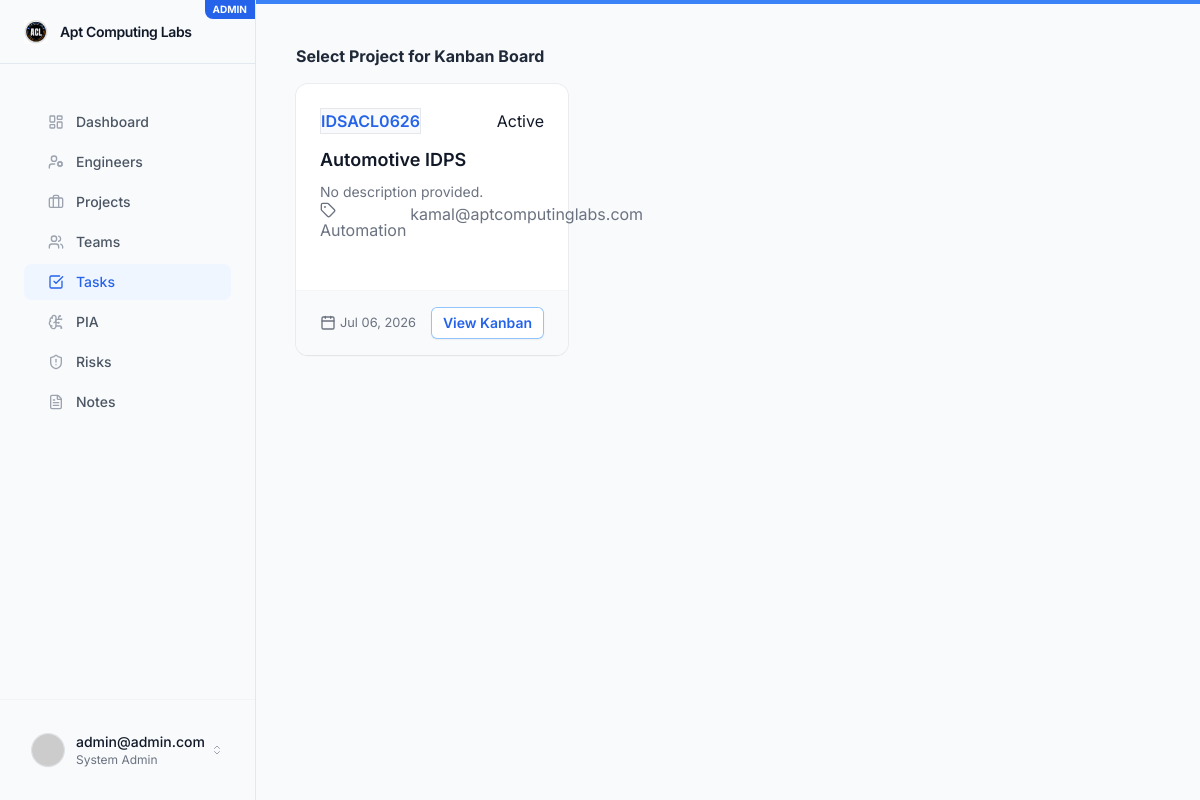
The app's page /tasks/kanban/ (signed in), older data.
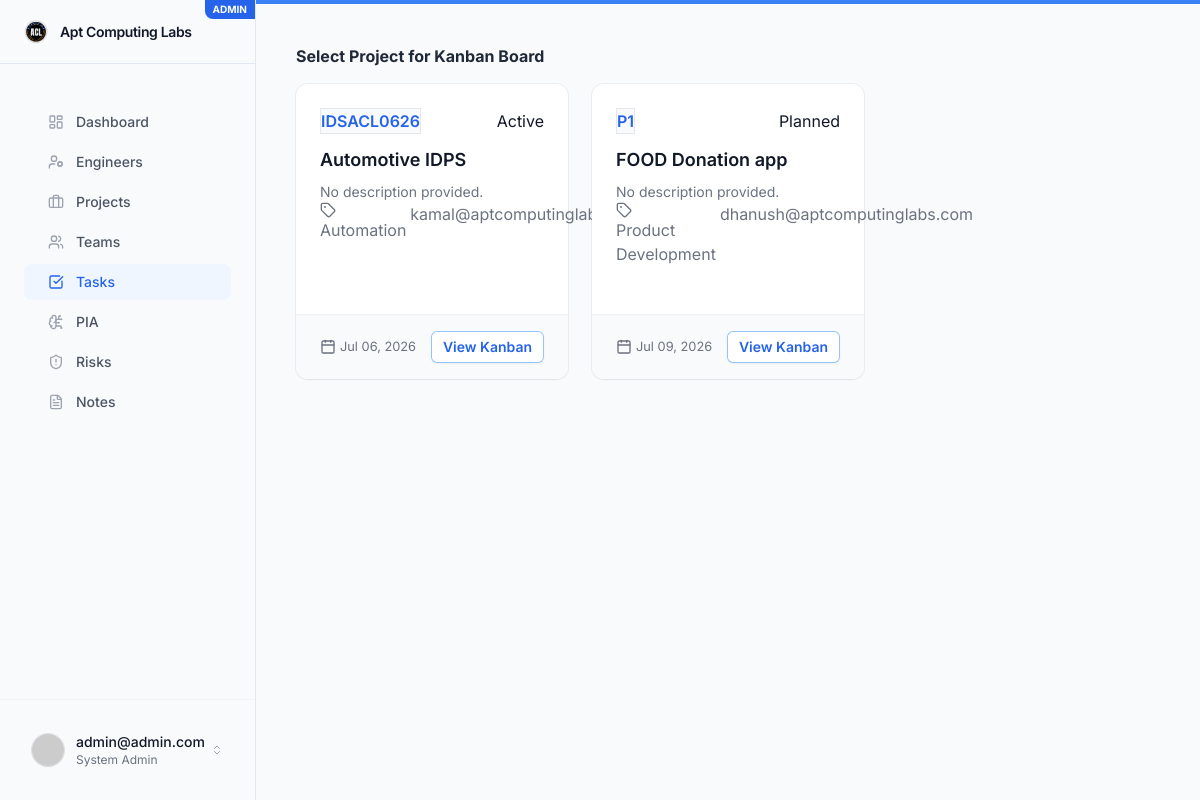
The same page, newer data.
### projects/models.py (models this page shows, shortened)
class Project(BaseModel):
    PROJECT_TYPES = [
        ('AUTOMATION', 'Automation'),
        ('PRODUCT', 'Product Development'),
        ('SECURITY', 'Cyber Security'),
        ('AI', 'AI Platform'),
        ('RESEARCH', 'Research'),
        ('INTERNAL', 'Internal'),
        ('AGENTIC_AI', 'Agentic AI'),
        ('AUTOMOTIVE', 'Automotive'),
    ]
    STATUS_CHOICES = [
        ('PLANNED', 'Planned'),
        ('ACTIVE', 'Active'),
        ('ON_HOLD', 'On Hold'),
        ('COMPLETED', 'Completed'),
        ('CANCELLED', 'Cancelled'),
    ]
    PRIORITY_CHOICES = [
        ('CRITICAL', 'Critical'),
        ('HIGH', 'High'),
        ('MEDIUM', 'Medium'),
        ('LOW', 'Low'),
    ]
    name = models.CharField(max_length=255)
    code = models.CharField(max_length=50, unique=True)
    description = models.TextField(blank=True)
    client = models.CharField(max_length=255, blank=True)
    category = models.CharField(max_length=100, blank=True)
    project_type = models.CharField(max_length=20, choices=PROJECT_TYPES)
    start_date = models.DateField(null=True, blank=True)
    end_date = models.DateField(null=True, blank=True)
    status = models.CharField(max_length=20, choices=STATUS_CHOICES, default='PLANNED')
    priority = models.CharField(max_length=20, choices=PRIORITY_CHOICES, default='MEDIUM')
    budget = models.DecimalField(max_digits=12, decimal_places=2, null=True, blank=True)
    github_url = models.URLField(blank=True, null=True, help_text="Link to GitHub repository")
    gdrive_url = models.URLField(blank=True, null=True, help_text="Link to Google Drive folder (containing Requirement, Design, Implementation, Testing, Deployment)")
    owner = models.ForeignKey(settings.AUTH_USER_MODEL, on_delete=models.SET_NULL, null=True, related_name='owned_projects')
    team = models.ForeignKey('teams.Team', on_delete=models.SET_NULL, null=True, blank=True, related_name='projects')
    attachments = GenericRelation('core.Attachment')
    def __init__(self, *args, **kwargs):
        super().__init__(*args, **kwargs)
        self._original_state = self._get_current_state()
    def _get_current_state(self):
        return {
            'name': self.__dict__.get('name'),
            'status': self.__dict__.get('status'),
            'priority': self.__dict__.get('priority'),
            'owner_id': self.__dict__.get('owner_id'),
            'budget': self.__dict__.get('budget'),
            'start_date': self.__dict__.get('start_date'),
            'end_date': self.__dict__.get('end_date'),
        }

### core/models.py (models this page shows, shortened)
class BaseModel(models.Model):
    id = models.BigAutoField(primary_key=True)
    uuid = models.UUIDField(default=uuid.uuid4, editable=False, unique=True)
    created_at = models.DateTimeField(auto_now_add=True)
    updated_at = models.DateTimeField(auto_now=True)
    created_by = models.ForeignKey('core.User', on_delete=models.SET_NULL, null=True, blank=True, related_name="%(app_label)s_%(class)s_created")
    updated_by = models.ForeignKey('core.User', on_delete=models.SET_NULL, null=True, blank=True, related_name="%(app_label)s_%(class)s_updated")
    is_active = models.BooleanField(default=True)
    class Meta:
        abstract = True

class User(AbstractUser, BaseModel):
    username = None # Remove username field
    email = models.EmailField(_('email address'), unique=True)
    roles = models.ManyToManyField(Role, blank=True, related_name='users')
    team = models.ForeignKey('teams.Team', on_delete=models.SET_NULL, null=True, blank=True, related_name='team_users')
    avatar = models.ImageField(upload_to='avatars/', null=True, blank=True)
    interested_topics = models.CharField(max_length=255, blank=True, help_text="Comma-separated topics of interest")
    daily_news_cache = models.JSONField(default=list, blank=True)
    news_last_fetched = models.DateField(null=True, blank=True)
    USERNAME_FIELD = 'email'
    REQUIRED_FIELDS = []
    objects = CustomUserManager()

### tasks/views.py (the view)
# urls.py: path('kanban/', views.kanban_board, name='tasks_kanban'),
@login_required
def kanban_board(request):
    project_id = request.GET.get('project_id')
    if project_id:
        from projects.models import Project
        project = get_object_or_404(Project, pk=project_id)
        tasks = Task.objects.filter(project=project)
        context = {
            'project': project,
            'backlog': tasks.filter(status='BACKLOG'),
            'planned': tasks.filter(status='PLANNED'),
            'in_progress': tasks.filter(status='IN_PROGRESS'),
            'in_review': tasks.filter(status='IN_REVIEW'),
            'testing': tasks.filter(status='TESTING'),
            'blocked': tasks.filter(status='BLOCKED'),
            'completed': tasks.filter(status='COMPLETED'),
            'can_create_task': can_create_task(request.user),
        }
        return render(request, 'tasks/kanban.html', context)
    else:
        from projects.models import Project
        projects = Project.objects.all()
        return render(request, 'tasks/kanban_projects.html', {'projects': projects})

### ai_assistant/permissions.py (called while the page is built)
def is_pia_system_admin(user):
    if not user.is_authenticated:
        return False
    if user.is_staff or user.is_superuser:
        return True
    return user.roles.filter(name='System Admin').exists()

### ai_assistant/templatetags/pia_permissions.py (called while the page is built)
@register.filter
def is_pia_system_admin_user(user):
    return is_pia_system_admin(user)

### templates/tasks/kanban_projects.html (shortened to what this page needs)
{% extends 'base.html' %}
{% block content %}
<div class="flex justify-between items-center mb-4">
    <h2 class="h3 mb-0 text-gray-800 font-bold">Select Project for Kanban Board</h2>
</div>
<div class="grid grid-cols-1 md:grid-cols-2 lg:grid-cols-3 gap-6">
    {% for project in projects %}
    <div class="flex flex-col">
        <div class="bg-white shadow-soft ring-1 ring-gray-900/5 rounded-xl flex flex-col h-full">
            <div class="p-6 flex-1">
                <div class="flex justify-between items-center mb-3">
                    <span class="badge bg-gray-50 text-brand-600 border font-semibold">{{ project.code }}</span>
                    <span class="badge {% if project.status == 'ACTIVE' %}bg-success{% elif project.status == 'PLANNED' %}bg-info{% elif project.status == 'ON_HOLD' %}bg-warning text-dark{% elif project.status == 'CANCELLED' %}bg-danger{% else %}bg-secondary{% endif %}">
                        {{ project.get_status_display }}
                    </span>
                </div>
                <h5 class="text-lg font-semibold text-gray-900 mb-2">{{ project.name }}</h5>
                <p class="text-sm text-gray-500 mt-2 line-clamp-2">
                    {{ project.description|default:"No description provided."|safe }}
                </p>
                <div class="mb-6">
                    <div class="flex justify-between small text-gray-500 mb-4">
                        <span><i data-lucide="tag" class="w-4 h-4 mr-1"></i>{{ project.get_project_type_display }}</span>
                        <span>{{ project.owner.email|default:"Unassigned" }}</span>
                    </div>
                </div>
            </div>
            <div class="border-t border-gray-100 px-6 py-4 bg-gray-50 rounded-b-xl mt-auto">
                <div class="flex justify-between items-center">
                    <small class="text-gray-500 flex items-center"><i data-lucide="calendar" class="w-4 h-4 mr-1"></i>{{ project.start_date|date:"M d, Y"|default:"TBD" }}</small>
                    <a href="{% url 'tasks_kanban' %}?project_id={{ project.pk }}" class="inline-flex items-center justify-center rounded-md bg-white px-3 py-1.5 text-sm font-semibold text-brand-600 shadow-sm ring-1 ring-inset ring-brand-300 hover:bg-brand-50 transition-colors">View Kanban</a>
                </div>
            </div>
        </div>
    </div>
    {% endfor %}
</div>
{% endblock %}

Row changes from the older to the newer data that the page shows:
added Project: code "P1", status "Planned", name "FOOD Donation app", description "No description provided.", project_type "Product Development", owner.email "dhanush@aptcomputinglabs.com", start_date "Jul 09, 2026"
